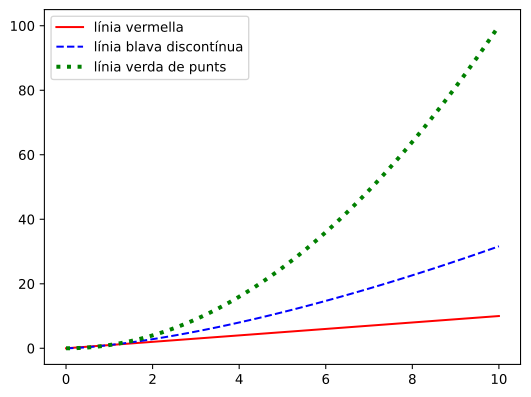

Write Python code to recreate this figure.
import matplotlib.pyplot as plt
import numpy as np

x = np.linspace(0, 10, 100)

plt.plot(x, x, "r-", label="línia vermella")
plt.plot(x, x**1.5, "b--", label="línia blava discontínua")
plt.plot(x, x**2, "g:", linewidth=3, label="línia verda de punts")
plt.legend()
plt.savefig("p11.svg", bbox_inches="tight")
